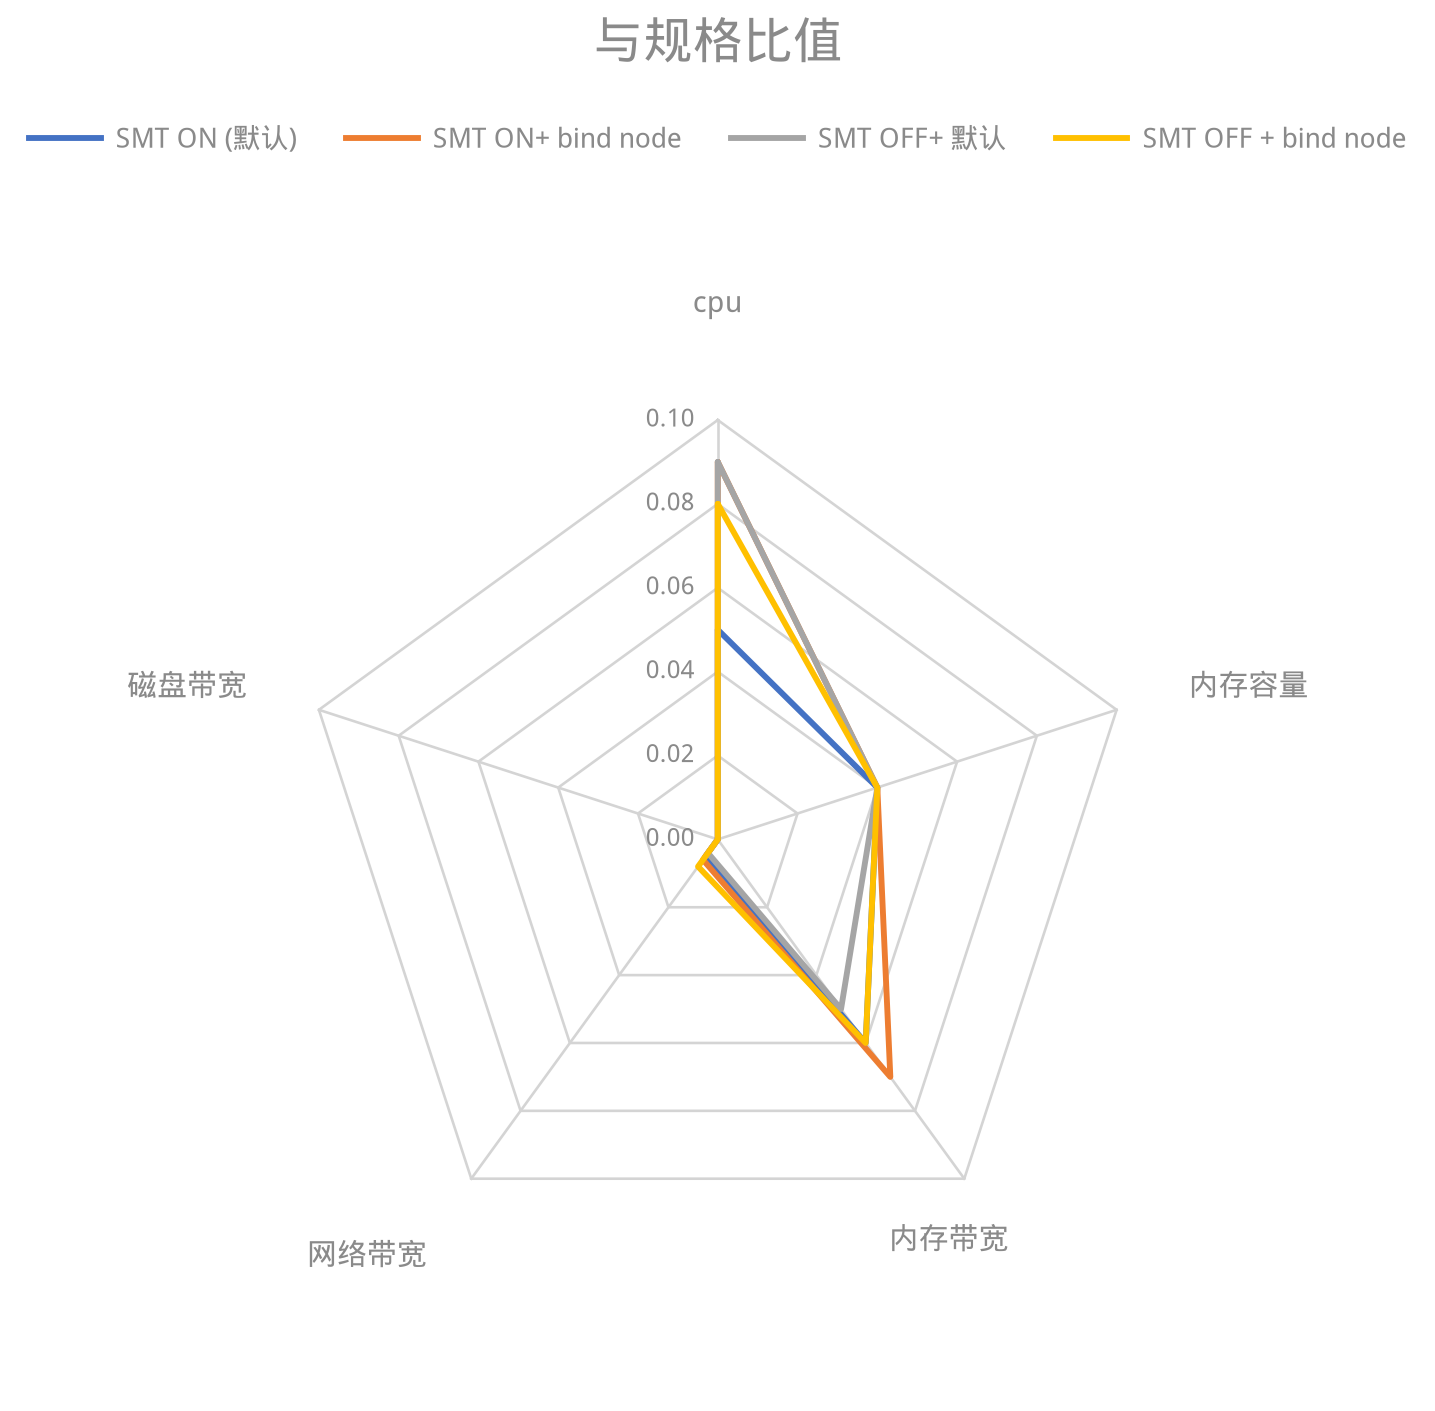

The Python source for this figure:
#!/usr/bin/env python3
"""Generate an Excel-style pentagon radar chart from 与规格比值 data."""

from pathlib import Path

import matplotlib.pyplot as plt
import numpy as np
from matplotlib import font_manager
from matplotlib.lines import Line2D

FONT_PATH = "/usr/share/fonts/truetype/wqy/wqy-microhei.ttc"
font_manager.fontManager.addfont(FONT_PATH)
plt.rcParams["font.family"] = "WenQuanYi Micro Hei"
plt.rcParams["axes.unicode_minus"] = False

# Axes match the existing HBase write radar chart, clockwise from top.
CATEGORIES = ["cpu", "内存容量", "内存带宽", "网络带宽", "磁盘带宽"]

# 与规格比值 from the table. SMT OFF+默认 / 内存容量 was printed as 17.4
# (same as 原始数据); the other three columns are 0.04 for that metric.
SERIES = [
    ("SMT ON (默认)", [0.05, 0.04, 0.06, 0.005, 0]),
    ("SMT ON+ bind node", [0.09, 0.04, 0.07, 0.006, 0]),
    ("SMT OFF+ 默认", [0.09, 0.04, 0.05, 0.004, 0]),
    ("SMT OFF + bind node", [0.08, 0.04, 0.06, 0.008, 0]),
]

# Excel default palette used by the reference radar chart.
COLORS = ["#4472C4", "#ED7D31", "#A5A5A5", "#FFC000"]
GRID_COLOR = "#D4D4D4"
LABEL_COLOR = "#8A8A8A"
TITLE_COLOR = "#8A8A8A"
R_MAX = 0.10
R_TICKS = [0.00, 0.02, 0.04, 0.06, 0.08, 0.10]


def polygon_angles(n: int) -> np.ndarray:
    """Regular polygon angles: first vertex at top, then clockwise."""
    return np.pi / 2 - np.arange(n, dtype=float) * (2 * np.pi / n)


def closed(values: np.ndarray) -> np.ndarray:
    return np.append(values, values[0])


def label_alignment(angle: float) -> tuple[str, str]:
    deg = (np.degrees(angle) + 360) % 360
    if 80 <= deg <= 100:
        return "center", "bottom"
    if deg <= 20 or deg >= 340:
        return "left", "center"
    if 250 <= deg <= 300:
        return "left", "top"
    if 200 <= deg <= 250:
        return "right", "top"
    return "right", "center"


def main() -> None:
    n = len(CATEGORIES)
    angles = polygon_angles(n)
    angles_c = closed(angles)

    fig, ax = plt.subplots(figsize=(12.8, 8.4))
    fig.patch.set_facecolor("white")
    ax.set_facecolor("white")
    ax.set_aspect("equal")
    ax.axis("off")

    for radius in R_TICKS[1:]:
        ax.plot(
            radius * np.cos(angles_c),
            radius * np.sin(angles_c),
            color=GRID_COLOR,
            linewidth=1.05,
            zorder=1,
        )

    for angle in angles:
        ax.plot(
            [0, R_MAX * np.cos(angle)],
            [0, R_MAX * np.sin(angle)],
            color=GRID_COLOR,
            linewidth=1.05,
            zorder=1,
        )

    for (name, values), color in zip(SERIES, COLORS):
        radius = closed(np.asarray(values, dtype=float))
        ax.plot(
            radius * np.cos(angles_c),
            radius * np.sin(angles_c),
            color=color,
            linewidth=2.35,
            label=name,
            solid_capstyle="round",
            solid_joinstyle="round",
            zorder=3,
        )

    for tick in R_TICKS:
        ax.text(
            -R_MAX * 0.055,
            tick,
            f"{tick:.2f}",
            ha="right",
            va="center",
            color=LABEL_COLOR,
            fontsize=10,
            zorder=4,
        )

    label_radius = R_MAX * 1.18
    for category, angle in zip(CATEGORIES, angles):
        ha, va = label_alignment(angle)
        extra_y = R_MAX * 0.06 if category == "cpu" else 0
        ax.text(
            label_radius * np.cos(angle),
            label_radius * np.sin(angle) + extra_y,
            category,
            ha=ha,
            va=va,
            color=LABEL_COLOR,
            fontsize=12,
        )

    ax.set_xlim(-R_MAX * 1.52, R_MAX * 1.52)
    ax.set_ylim(-R_MAX * 1.32, R_MAX * 1.42)

    fig.suptitle("与规格比值", color=TITLE_COLOR, fontsize=20, y=0.97)
    handles = [
        Line2D([0], [0], color=color, linewidth=2.35) for color in COLORS
    ]
    fig.legend(
        handles,
        [name for name, _ in SERIES],
        loc="upper center",
        bbox_to_anchor=(0.5, 0.915),
        ncol=4,
        frameon=False,
        fontsize=11,
        handlelength=2.6,
        handletextpad=0.55,
        columnspacing=1.8,
        labelcolor=LABEL_COLOR,
    )

    fig.subplots_adjust(top=0.82, bottom=0.06, left=0.08, right=0.92)
    output = Path(__file__).with_suffix(".png")
    fig.savefig(output, dpi=180, bbox_inches="tight", facecolor="white")
    plt.close(fig)
    print(f"wrote {output}")


if __name__ == "__main__":
    main()
